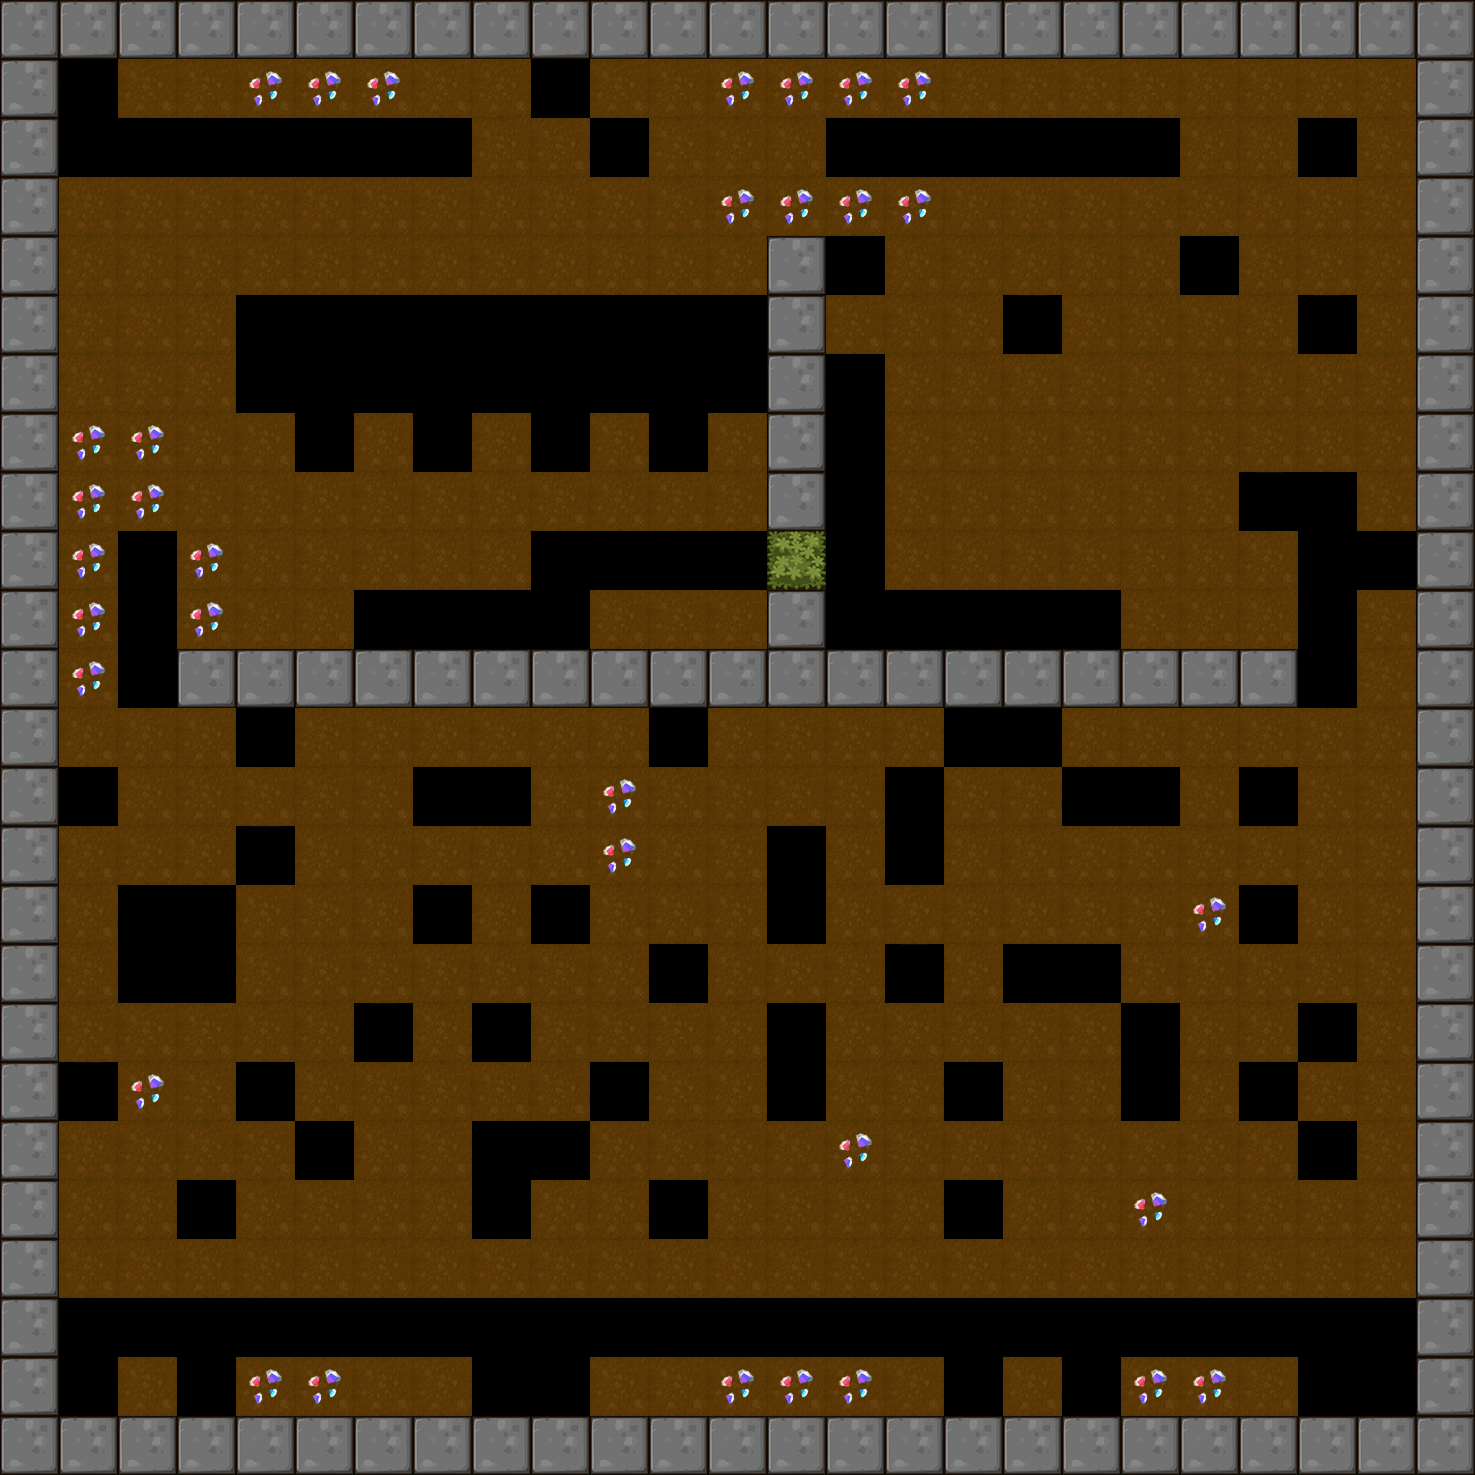

A 2D game scene composited from a Tiled map and its tileset images. What follows is a short description and the map's XML, with each tile layer's data collapsed to a summary:
An orthogonal 25x25 tile map with 59x59 px tiles, 1 tile layer (BackGround) and 10 objects (6x Shipper, 2x Hammer, Player, Tracker).

<map version="1.0" orientation="orthogonal" renderorder="right-down" width="25" height="25" tilewidth="59" tileheight="59">
 <tileset firstgid="1" name="itemmap" tilewidth="59" tileheight="59">
  <image source="tileset2.png" trans="ff00ff" width="354" height="354" />
 </tileset>
 <layer name="BackGround" width="25" height="25">
  <data>[625 cells, 576 non-empty, 14 distinct tile ids]</data>
 </layer>
 <objectgroup name="RobotCharacter">
  <object name="Player" x="1312.75" y="118" width="40" height="40" />
 </objectgroup>
 <objectgroup name="EnemyCharacter">
  <object name="Shipper" type="Shipper" x="548.67" y="544.181" width="40" height="40" />
  <object name="Hammer" type="Hammer" x="1002.81" y="597.438" width="40" height="40" />
  <object name="Hammer" type="Hammer" x="1371.75" y="767" width="40" height="40" />
  <object name="Shipper" type="Shipper" x="348.909" y="132.398" width="40" height="40" />
  <object name="Shipper" type="Shipper" x="304.007" y="1309.23" width="40" height="40" />
  <object name="Shipper" type="Shipper" x="774.96" y="896.38" width="40" height="40" />
  <object name="Shipper" type="Shipper" x="772.669" y="1308.75" width="40" height="40" />
  <object name="Shipper" type="Shipper" x="1182.75" y="1301.88" width="40" height="40" />
  <object name="Tracker" type="Tracker" x="898.671" y="1308.75" width="40" height="40" />
 </objectgroup>
</map>
